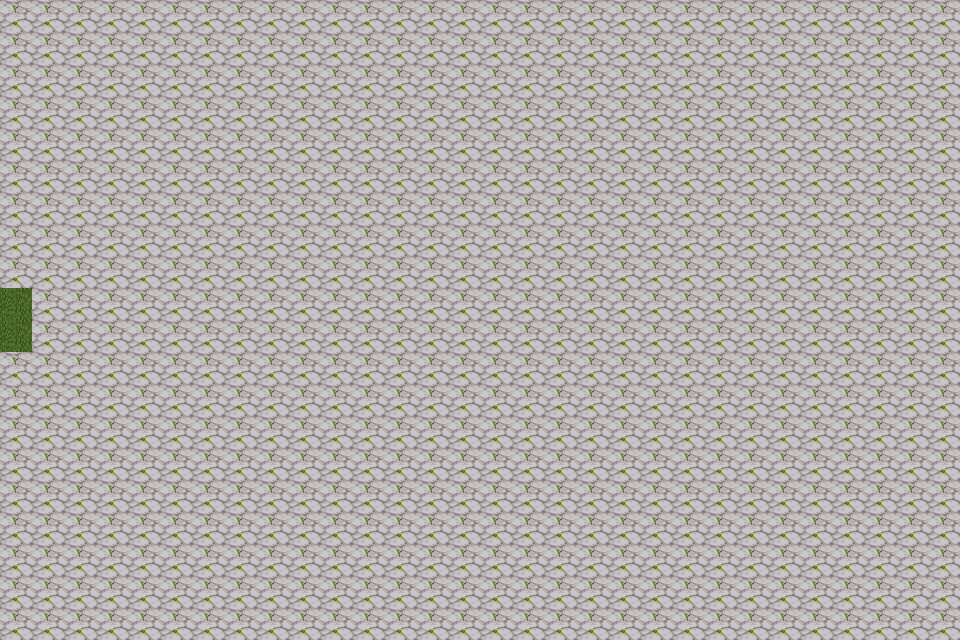

Tiled map render using the project's own tile images. Description and the whole map definition, tile-layer contents included, below:
An orthogonal 30x20 tile map with 32x32 px tiles, 1 tile layer (Tile Layer 1).

<map version="1.10" tiledversion="1.11.2" orientation="orthogonal" renderorder="right-down" width="30" height="20" tilewidth="32" tileheight="32" infinite="0" nextlayerid="2" nextobjectid="1">
 <tileset firstgid="1" source="tileset.tsx" />
 <layer id="1" name="Tile Layer 1" width="30" height="20">
  <data encoding="csv">
27,27,27,27,27,27,27,27,27,27,27,27,27,27,27,27,27,27,27,27,27,27,27,27,27,27,27,27,27,27,
27,27,27,27,27,27,27,27,27,27,27,27,27,27,27,27,27,27,27,27,27,27,27,27,27,27,27,27,27,27,
27,27,27,27,27,27,27,27,27,27,27,27,27,27,27,27,27,27,27,27,27,27,27,27,27,27,27,27,27,27,
27,27,27,27,27,27,27,27,27,27,27,27,27,27,27,27,27,27,27,27,27,27,27,27,27,27,27,27,27,27,
27,27,27,27,27,27,27,27,27,27,27,27,27,27,27,27,27,27,27,27,27,27,27,27,27,27,27,27,27,27,
27,27,27,27,27,27,27,27,27,27,27,27,27,27,27,27,27,27,27,27,27,27,27,27,27,27,27,27,27,27,
27,27,27,27,27,27,27,27,27,27,27,27,27,27,27,27,27,27,27,27,27,27,27,27,27,27,27,27,27,27,
27,27,27,27,27,27,27,27,27,27,27,27,27,27,27,27,27,27,27,27,27,27,27,27,27,27,27,27,27,27,
27,27,27,27,27,27,27,27,27,27,27,27,27,27,27,27,27,27,27,27,27,27,27,27,27,27,27,27,27,27,
156,27,27,27,27,27,27,27,27,27,27,27,27,27,27,27,27,27,27,27,27,27,27,27,27,27,27,27,27,27,
156,27,27,27,27,27,27,27,27,27,27,27,27,27,27,27,27,27,27,27,27,27,27,27,27,27,27,27,27,27,
27,27,27,27,27,27,27,27,27,27,27,27,27,27,27,27,27,27,27,27,27,27,27,27,27,27,27,27,27,27,
27,27,27,27,27,27,27,27,27,27,27,27,27,27,27,27,27,27,27,27,27,27,27,27,27,27,27,27,27,27,
27,27,27,27,27,27,27,27,27,27,27,27,27,27,27,27,27,27,27,27,27,27,27,27,27,27,27,27,27,27,
27,27,27,27,27,27,27,27,27,27,27,27,27,27,27,27,27,27,27,27,27,27,27,27,27,27,27,27,27,27,
27,27,27,27,27,27,27,27,27,27,27,27,27,27,27,27,27,27,27,27,27,27,27,27,27,27,27,27,27,27,
27,27,27,27,27,27,27,27,27,27,27,27,27,27,27,27,27,27,27,27,27,27,27,27,27,27,27,27,27,27,
27,27,27,27,27,27,27,27,27,27,27,27,27,27,27,27,27,27,27,27,27,27,27,27,27,27,27,27,27,27,
27,27,27,27,27,27,27,27,27,27,27,27,27,27,27,27,27,27,27,27,27,27,27,27,27,27,27,27,27,27,
27,27,27,27,27,27,27,27,27,27,27,27,27,27,27,27,27,27,27,27,27,27,27,27,27,27,27,27,27,27
</data>
 </layer>
</map>
